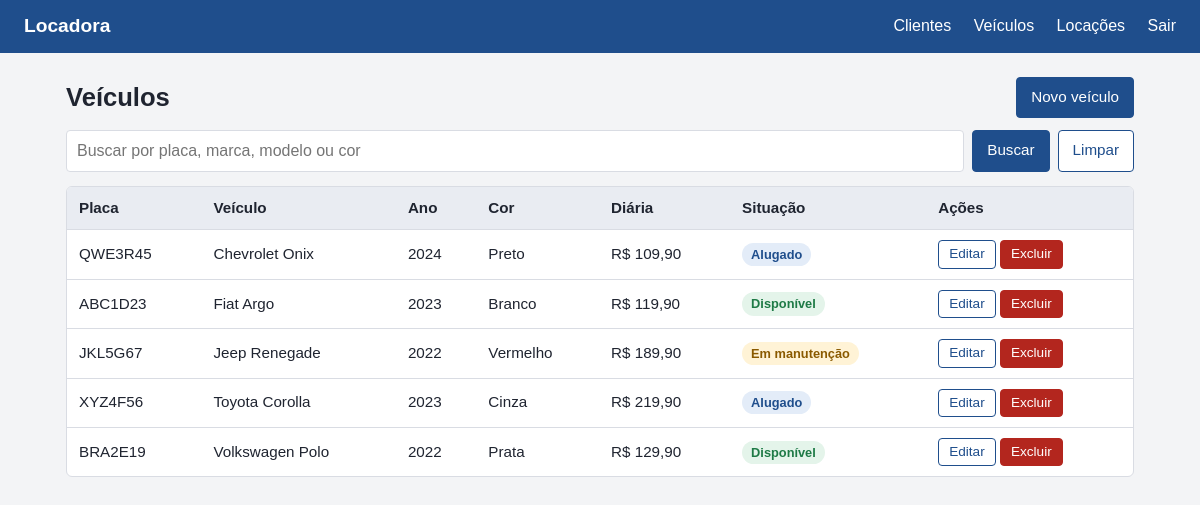
The page /sistema/veiculo/listar.php (signed in) on the database its author committed.
### tables this page shows
CREATE TABLE veiculo (
    id           INT UNSIGNED NOT NULL AUTO_INCREMENT,
    placa        VARCHAR(7)   NOT NULL,
    marca        VARCHAR(50)  NOT NULL,
    modelo       VARCHAR(60)  NOT NULL,
    ano          SMALLINT UNSIGNED NOT NULL,
    cor          VARCHAR(30)  NOT NULL,
    valor_diaria DECIMAL(10,2) NOT NULL,
    status       ENUM('disponivel','alugado','manutencao') NOT NULL DEFAULT 'disponivel',
    PRIMARY KEY (id),
    UNIQUE KEY uq_veiculo_placa (placa),
    CONSTRAINT ck_veiculo_diaria CHECK (valor_diaria > 0)
);

### sistema/veiculo/listar.php (the view, shortened to what this page needs)
<?php
    include __DIR__ . "/../autenticar.php";
    $busca = trim($_GET['busca'] ?? '');
    if ($busca !== '') {
        $termo = "%" . addcslashes($busca, "%_\\") . "%";
        $stmt = $conn->prepare("SELECT id, placa, marca, modelo, ano, cor, valor_diaria, status
                                FROM veiculo
                                WHERE placa LIKE ? OR marca LIKE ? OR modelo LIKE ? OR cor LIKE ?
                                ORDER BY marca, modelo");
        $stmt->bind_param("ssss", $termo, $termo, $termo, $termo);
    } else {
        $stmt = $conn->prepare("SELECT id, placa, marca, modelo, ano, cor, valor_diaria, status
                                FROM veiculo
                                ORDER BY marca, modelo");
    }
    $stmt->execute();
    $resultado = $stmt->get_result();
    include __DIR__ . "/../topo.php";
?>
<div class="topo-lista">
    <h1>Veículos</h1>
    <a class="btn" href="cadastrar.php">Novo veículo</a>
</div>
<form class="busca" method="get" action="">
    <input type="search" name="busca" value="<?= h($busca) ?>" placeholder="Buscar por placa, marca, modelo ou cor" aria-label="Termo de busca">
    <button class="btn" type="submit">Buscar</button>
    <a class="btn secundario" href="listar.php">Limpar</a>
</form>
<div class="tabela-rolagem">
<?php if ($resultado->num_rows === 0): ?>
    <p class="vazio">Nenhum veículo encontrado.</p>
<?php else: ?>
    <table>
        <thead>
            <tr>
                <th>Placa</th>
                <th>Veículo</th>
                <th>Ano</th>
                <th>Cor</th>
                <th>Diária</th>
                <th>Situação</th>
                <th>Ações</th>
            </tr>
        </thead>
        <tbody>
        <?php while ($v = $resultado->fetch_assoc()): ?>
            <tr>
                <td><?= h($v['placa']) ?></td>
                <td><?= h($v['marca'] . ' ' . $v['modelo']) ?></td>
                <td><?= (int)$v['ano'] ?></td>
                <td><?= h($v['cor']) ?></td>
                <td><?= h(dinheiro($v['valor_diaria'])) ?></td>
                <td><?= seloStatusVeiculo($v['status']) ?></td>
                <td class="acoes">
                    <a class="btn secundario pequeno" href="editar.php?id=<?= (int)$v['id'] ?>">Editar</a>
                    <form class="linha" method="post" action="excluir.php" onsubmit="return confirm('Excluir este veículo?');">
                        <button class="btn perigo pequeno" type="submit">Excluir</button>
                    </form>
                </td>
            </tr>
        <?php endwhile; ?>
        </tbody>
    </table>
<?php endif; ?>
</div>
<?php include __DIR__ . "/../rodape.php"; ?>

### sistema/funcoes.php (shortened to what this page needs)
<?php
function h($texto) {
    return htmlspecialchars((string)$texto, ENT_QUOTES, 'UTF-8');
}
function dinheiro($valor) {
    return 'R$ ' . number_format((float)$valor, 2, ',', '.');
}
function seloStatusVeiculo($status) {
    $mapa = [
        'disponivel' => ['verde', 'Disponível'],
        'alugado'    => ['azul', 'Alugado'],
        'manutencao' => ['amarelo', 'Em manutenção'],
    ];
    $s = $mapa[$status] ?? ['amarelo', $status];
    return '<span class="selo ' . $s[0] . '">' . h($s[1]) . '</span>';
}
?>

### sistema/estilo.css (style rules this page uses)
:root { --fundo: #f3f4f6; --painel: #ffffff; --texto: #1f2430; --suave: #5b6270; --linha: #d9dce3; --cor: #1f4e8c; --cor-escura: #163a69; --perigo: #b3261e; --ok: #1e7a46; --aviso: #8a5a00; }
* { box-sizing: border-box; }
body { margin: 0; font-family: Arial, Helvetica, sans-serif; background: var(--fundo); color: var(--texto); line-height: 1.5; }
h1 { margin: 0 0 12px; font-size: 1.6rem; }
.topo-lista { display: flex; justify-content: space-between; align-items: center; flex-wrap: wrap; gap: 8px; margin-bottom: 12px; }
.topo-lista h1 { margin: 0; }
.tabela-rolagem { overflow-x: auto; border: 1px solid var(--linha); border-radius: 6px; background: var(--painel); }
table { width: 100%; border-collapse: collapse; }
th, td { padding: 10px 12px; border-bottom: 1px solid var(--linha); text-align: left; font-size: .95rem; }
th { background: #e9ecf2; }
tr:last-child td { border-bottom: 0; }
.acoes { white-space: nowrap; }
.btn { display: inline-block; background: var(--cor); color: #fff; border: 1px solid var(--cor); border-radius: 4px; padding: 8px 14px; font: inherit; font-size: .95rem; cursor: pointer; text-decoration: none; }
.btn.secundario { background: #fff; color: var(--cor); }
.btn.perigo { background: var(--perigo); border-color: var(--perigo); }
.btn.pequeno { padding: 3px 10px; font-size: .85rem; }
form.linha { display: inline; }
.busca { display: flex; gap: 8px; flex-wrap: wrap; margin-bottom: 14px; }
.busca input { flex: 1; min-width: 220px; }
input, select { width: 100%; padding: 8px 10px; border: 1px solid var(--linha); border-radius: 4px; font: inherit; background: #fff; color: var(--texto); }
.selo { display: inline-block; padding: 2px 9px; border-radius: 99px; font-size: .8rem; font-weight: bold; white-space: nowrap; }
.selo.verde { background: #e4f4ea; color: var(--ok); }
.selo.azul { background: #e3ecf8; color: var(--cor); }
.selo.amarelo { background: #fff3d6; color: var(--aviso); }

### rows shown on the page
veiculo: placa "QWE3R45", marca+modelo "Chevrolet Onix", ano "2024", cor "Preto", valor_diaria "R$ 109,90", status "Alugado"
veiculo: placa "ABC1D23", marca+modelo "Fiat Argo", ano "2023", cor "Branco", valor_diaria "R$ 119,90", status "Disponível"
veiculo: placa "JKL5G67", marca+modelo "Jeep Renegade", ano "2022", cor "Vermelho", valor_diaria "R$ 189,90", status "Em manutenção"
veiculo: placa "XYZ4F56", marca+modelo "Toyota Corolla", ano "2023", cor "Cinza", valor_diaria "R$ 219,90", status "Alugado"
veiculo: placa "BRA2E19", marca+modelo "Volkswagen Polo", ano "2022", cor "Prata", valor_diaria "R$ 129,90", status "Disponível"
